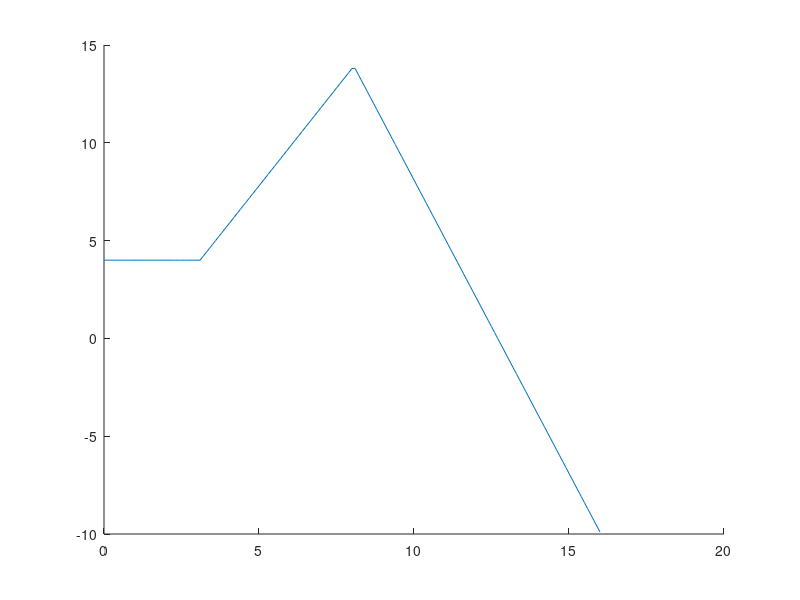

MATLAB code to generate this figure: (Note: this script raises an error after producing the figure.)
%Gplot viz with coordinates
%[A,map]=imread('C:\Users\Monkey D
%Zorro\Documents\GitHub\Main_Branch\presentation\Maps_GeoAdmin','png')%
% same node legend as in biographviz

%Links = [0 1 1 1 0; 0 0 0 0 1; 0 0 0 0 1; 0 0 0 0 1; 0 0 0 0 0];
%Coord = [1 0; 4 -3; 4 0; 8 -2.5; 15 -3 ];
%gplot(Links,Coord,'-o')
%axis ( [-2 16 -5 2 ] )
 x=[0:0.1:16]';
 y=[0:0.1:16];
 for i = 1:length(x)
     if (i<=31)
         y(i)= 4;
     elseif (i>31 && i <=81) 
         
         y(i) = 2*x(i)-2.2;
         
     else
         
         y(i) = -3*x(i)+y(81) + 3 * 8.1;
     
     end
    
 end
fid=figure;
hold on
 plot(x,y)
 
 writerObj = VideoWriter('path.avi');
 writerObj.FrameRate = 60;
 open(writerObj); 
 
 for ii=1:size(y)      
    % We just use pause but pretend you have some really complicated thing here...
    pause(0.1);
    figure(fid); % Makes sure you use your desired frame.
    plot(x(ii),y(ii),'or');
    
       %if mod(i,4)==0, % Uncomment to take 1 out of every 4 frames.
        frame = getframe(gcf); % 'gcf' can handle if you zoom in to take a movie.
        writeVideo(writerObj, frame);
    %end
 
 end
hold off
close(writerObj); % Saves the movie.
 